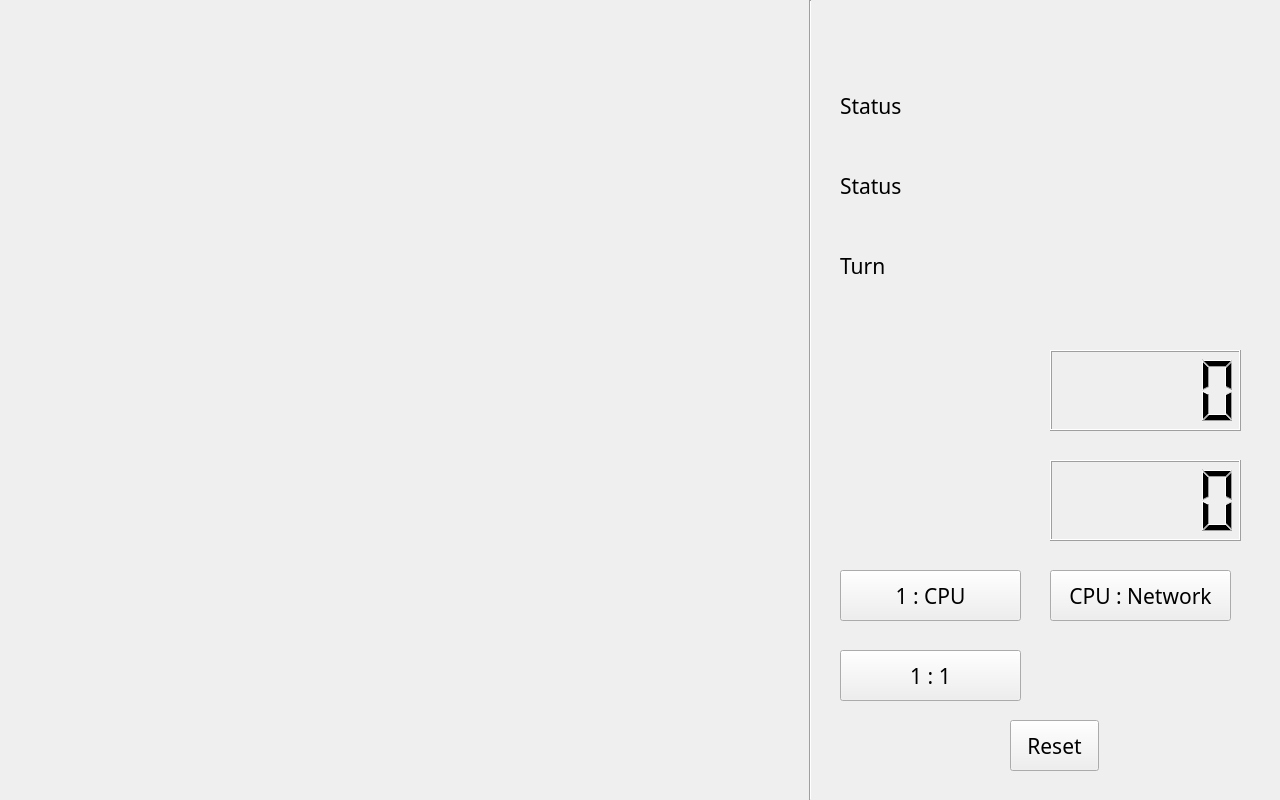
<?xml version="1.0" encoding="UTF-8"?>
<ui version="4.0">
 <class>Widget</class>
 <widget class="QWidget" name="Widget">
  <property name="geometry">
   <rect>
    <x>0</x>
    <y>0</y>
    <width>1280</width>
    <height>800</height>
   </rect>
  </property>
  <property name="windowTitle">
   <string>Widget</string>
  </property>
  <widget class="QLCDNumber" name="lcdX">
   <property name="geometry">
    <rect>
     <x>1050</x>
     <y>350</y>
     <width>191</width>
     <height>81</height>
    </rect>
   </property>
  </widget>
  <widget class="QLCDNumber" name="lcdY">
   <property name="geometry">
    <rect>
     <x>1050</x>
     <y>460</y>
     <width>191</width>
     <height>81</height>
    </rect>
   </property>
  </widget>
  <widget class="QLabel" name="labelTurn">
   <property name="geometry">
    <rect>
     <x>840</x>
     <y>250</y>
     <width>51</width>
     <height>31</height>
    </rect>
   </property>
   <property name="font">
    <font>
     <family>나눔고딕</family>
     <pointsize>16</pointsize>
    </font>
   </property>
   <property name="text">
    <string>Turn</string>
   </property>
  </widget>
  <widget class="Line" name="line">
   <property name="geometry">
    <rect>
     <x>800</x>
     <y>0</y>
     <width>20</width>
     <height>800</height>
    </rect>
   </property>
   <property name="orientation">
    <enum>Qt::Vertical</enum>
   </property>
  </widget>
  <widget class="QLabel" name="labelStatus">
   <property name="geometry">
    <rect>
     <x>840</x>
     <y>170</y>
     <width>211</width>
     <height>31</height>
    </rect>
   </property>
   <property name="font">
    <font>
     <family>나눔고딕</family>
     <pointsize>16</pointsize>
    </font>
   </property>
   <property name="text">
    <string>Status</string>
   </property>
  </widget>
  <widget class="QPushButton" name="btnReset">
   <property name="geometry">
    <rect>
     <x>1010</x>
     <y>720</y>
     <width>89</width>
     <height>51</height>
    </rect>
   </property>
   <property name="font">
    <font>
     <family>나눔고딕</family>
     <pointsize>16</pointsize>
    </font>
   </property>
   <property name="text">
    <string>Reset</string>
   </property>
  </widget>
  <widget class="QPushButton" name="btnSolo">
   <property name="geometry">
    <rect>
     <x>840</x>
     <y>570</y>
     <width>181</width>
     <height>51</height>
    </rect>
   </property>
   <property name="font">
    <font>
     <family>나눔고딕</family>
     <pointsize>16</pointsize>
    </font>
   </property>
   <property name="text">
    <string>1 : CPU</string>
   </property>
  </widget>
  <widget class="QPushButton" name="btnDuo">
   <property name="geometry">
    <rect>
     <x>840</x>
     <y>650</y>
     <width>181</width>
     <height>51</height>
    </rect>
   </property>
   <property name="font">
    <font>
     <family>나눔고딕</family>
     <pointsize>16</pointsize>
    </font>
   </property>
   <property name="text">
    <string>1 : 1</string>
   </property>
  </widget>
  <widget class="QPushButton" name="btnCpuNet">
   <property name="geometry">
    <rect>
     <x>1050</x>
     <y>570</y>
     <width>181</width>
     <height>51</height>
    </rect>
   </property>
   <property name="font">
    <font>
     <family>나눔고딕</family>
     <pointsize>16</pointsize>
    </font>
   </property>
   <property name="text">
    <string>CPU : Network</string>
   </property>
  </widget>
  <widget class="QLabel" name="labelMode">
   <property name="geometry">
    <rect>
     <x>840</x>
     <y>90</y>
     <width>211</width>
     <height>31</height>
    </rect>
   </property>
   <property name="font">
    <font>
     <family>나눔고딕</family>
     <pointsize>16</pointsize>
    </font>
   </property>
   <property name="text">
    <string>Status</string>
   </property>
  </widget>
 </widget>
 <resources/>
 <connections/>
</ui>
